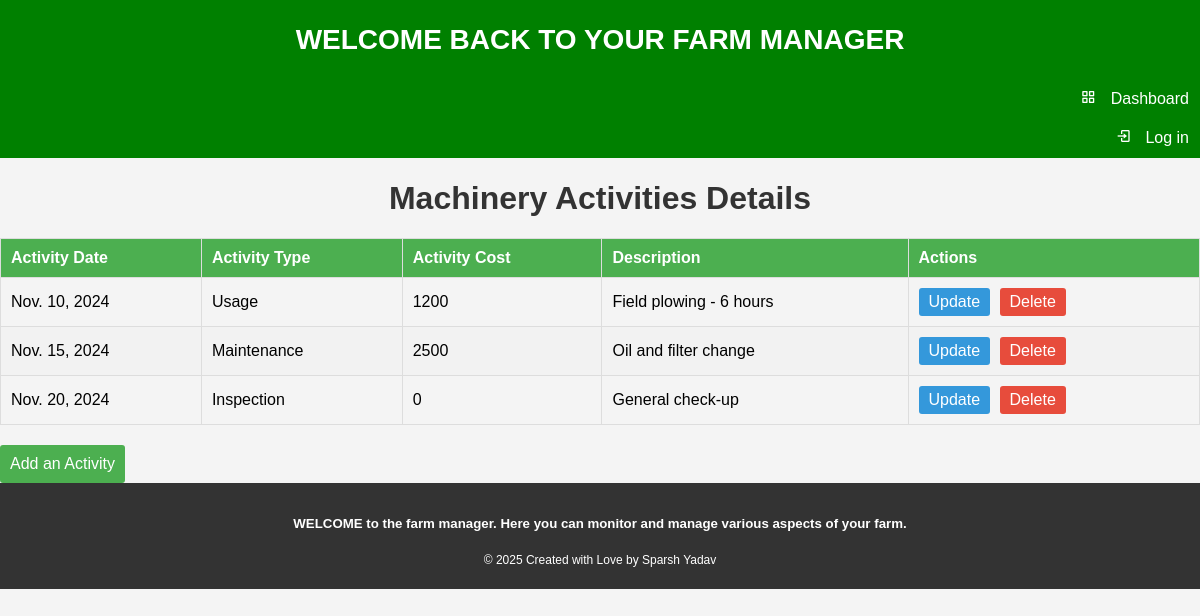
Screenshot of /show_machineryactivities/TRX001/ with the database file from the repository.
### homepage/models.py (models this page shows)
class Machinery_activities(models.Model):
    machinery= models.ForeignKey(Machinery,on_delete=models.CASCADE)
    Activity_date=models.DateField(help_text="m/d/y")
    Activity_type=models.CharField(max_length=20)
    Activity_cost=models.IntegerField(blank=True)
    Description=models.TextField(blank=True)
    class meta:
        db_table="Machinery_activities"

### homepage/views.py (the view)
# urls.py: path('show_machineryactivities/<str:Number_plate>/', Show_machinery_activities, name='show-machineryactivities'),
def Show_machinery_activities(request,Number_plate):
    machinery=get_object_or_404(Machinery,Number_plate=Number_plate)
    activities=Machinery_activities.objects.filter(machinery=machinery)
    return render(request, 'homepage/showmachineryactivities.html',{'machinery':machinery,'activities':activities})

### homepage/templates/homepage/showmachineryactivities.html (shortened to what this page needs)
{%extends 'homepage/base.html' %} {% block content %}
<head>
</head>
<body>
  <h1>Machinery Activities Details</h1>
  <table>
    <thead>
      <tr>
        <th>Activity Date</th>
        <th>Activity Type</th>
        <th>Activity Cost</th>
        <th>Description</th>
        <th>Actions</th>
      </tr>
    </thead>
    <tbody>
      {% for activity in activities %}
      <tr>
        <td>{{ activity.Activity_date }}</td>
        <td>{{ activity.Activity_type }}</td>
        <td>{{ activity.Activity_cost}}</td>
        <td>{{ activity.Description }}</td>
        <td>
          <a href="{%url 'homepage:update-machineryactivities' Number_plate=machinery.Number_plate Activity_date=activity.Activity_date|date:'Y-m-d' %}"class="update-link">Update</a>
          <a href="{%url 'homepage:delete-machineryactivities' Number_plate=machinery.Number_plate Activity_date=activity.Activity_date|date:'Y-m-d' %}"class="delete-link">Delete</a >
        </td>
      </tr>
      {% endfor %}
    </tbody>
  </table>
  <a
    href="{% url 'homepage:add-machineryactivities' Number_plate=machinery.Number_plate %}"
    class="add-button">Add an Activity</a>
</body>
{%endblock%}

### homepage/templates/homepage/showmachineryactivities.html (style rules this page uses)
body { font-family: Arial, sans-serif; background-color: #f4f4f4; margin: 0; padding: 0; }
h1 { color: #333; text-align: center; }
table { width: 100%; border-collapse: collapse; margin-top: 20px; }
th, td { border: 1px solid #ddd; padding: 10px; text-align: left; }
th { background-color: #4caf50; color: white; }
tr:nth-child(even) { background-color: #f2f2f2; }
.update-link, .delete-link { display: inline-block; padding: 5px 10px; text-decoration: none; color: #fff; border-radius: 3px; margin-right: 5px; }
.update-link { background-color: #3498db; }
.delete-link { background-color: #e74c3c; }
.add-button { display: inline-block; padding: 10px; background-color: #4caf50; color: white; text-decoration: none; border-radius: 3px; margin-top: 20px; }

### rows the page displays
Machinery_activities: Activity_date "Nov. 10, 2024", Activity_type "Usage", Activity_cost "1200", Description "Field plowing - 6 hours"
Machinery_activities: Activity_date "Nov. 15, 2024", Activity_type "Maintenance", Activity_cost "2500", Description "Oil and filter change"
Machinery_activities: Activity_date "Nov. 20, 2024", Activity_type "Inspection", Activity_cost "0", Description "General check-up"
